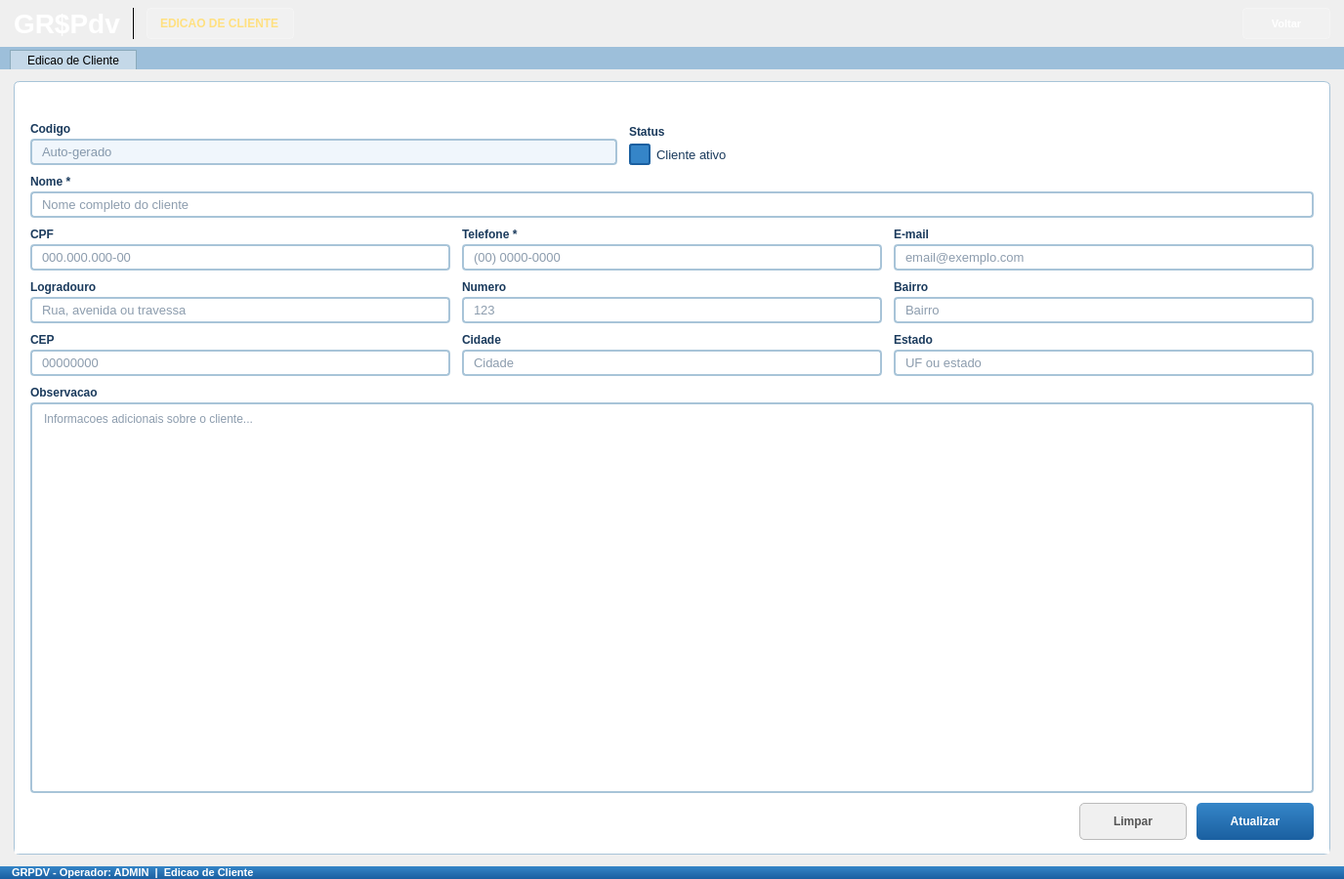
<?xml version="1.0" encoding="UTF-8"?>
<ui version="4.0">
 <class>CadastroCliente</class>
 <widget class="QWidget" name="CadastroCliente">
  <property name="geometry">
   <rect>
    <x>0</x>
    <y>0</y>
    <width>1376</width>
    <height>900</height>
   </rect>
  </property>
  <property name="windowTitle">
   <string>GR$Pdv - Edicao de Cliente</string>
  </property>
  <property name="styleSheet">
   <string notr="true">QWidget { font-family: Arial; }</string>
  </property>
  <layout class="QVBoxLayout" name="mainVLayout">
   <property name="spacing">
    <number>0</number>
   </property>
   <property name="leftMargin">
    <number>0</number>
   </property>
   <property name="topMargin">
    <number>0</number>
   </property>
   <property name="rightMargin">
    <number>0</number>
   </property>
   <property name="bottomMargin">
    <number>0</number>
   </property>
   <item>
    <widget class="QFrame" name="frameHeader">
     <property name="styleSheet">
      <string notr="true">
       QFrame#frameHeader {
        background: qlineargradient(x1:0, y1:0, x2:0, y2:1,
         stop:0 #3585c8, stop:1 #1a5fa0);
       }
      </string>
     </property>
     <layout class="QHBoxLayout" name="headerHLayout">
      <property name="spacing">
       <number>12</number>
      </property>
      <property name="leftMargin">
       <number>14</number>
      </property>
      <property name="topMargin">
       <number>8</number>
      </property>
      <property name="rightMargin">
       <number>14</number>
      </property>
      <property name="bottomMargin">
       <number>8</number>
      </property>
      <item>
       <widget class="QLabel" name="lblLogo">
        <property name="styleSheet">
         <string notr="true">color: white; font-size: 28px; font-weight: bold;</string>
        </property>
        <property name="text">
         <string>GR$Pdv</string>
        </property>
       </widget>
      </item>
      <item>
       <widget class="QFrame" name="frameSepHeader">
        <property name="styleSheet">
         <string notr="true">background-color: rgba(255,255,255,80);</string>
        </property>
        <property name="frameShape">
         <enum>QFrame::VLine</enum>
        </property>
       </widget>
      </item>
      <item>
       <widget class="QLabel" name="lblBadge">
        <property name="styleSheet">
         <string notr="true">
          QLabel {
           background-color: rgba(255,255,255,30);
           color: #ffe080;
           font-size: 12px;
           font-weight: bold;
           border: 1px solid rgba(255,255,255,60);
           border-radius: 4px;
           padding: 3px 10px;
          }
         </string>
        </property>
        <property name="text">
         <string>EDICAO DE CLIENTE</string>
        </property>
       </widget>
      </item>
      <item>
       <spacer name="headerSpacer">
        <property name="orientation">
         <enum>Qt::Horizontal</enum>
        </property>
        <property name="sizeHint" stdset="0">
         <size>
          <width>40</width>
          <height>10</height>
         </size>
        </property>
       </spacer>
      </item>
      <item>
       <widget class="QPushButton" name="btnVoltar">
        <property name="minimumSize">
         <size>
          <width>90</width>
          <height>32</height>
         </size>
        </property>
        <property name="styleSheet">
         <string notr="true">
          QPushButton {
           background-color: rgba(255,255,255,25);
           color: white;
           font-size: 11px;
           font-weight: bold;
           border: 1px solid rgba(255,255,255,60);
           border-radius: 4px;
           padding: 4px 12px;
          }
          QPushButton:hover  { background-color: rgba(255,255,255,40); }
          QPushButton:pressed{ background-color: rgba(255,255,255,15); }
         </string>
        </property>
        <property name="text">
         <string>Voltar</string>
        </property>
       </widget>
      </item>
     </layout>
    </widget>
   </item>
   <item>
    <widget class="QFrame" name="frameTabBar">
     <property name="styleSheet">
      <string notr="true">QFrame#frameTabBar { background-color: #9dbfda; }</string>
     </property>
     <layout class="QHBoxLayout" name="tabHLayout">
      <property name="leftMargin">
       <number>10</number>
      </property>
      <property name="topMargin">
       <number>3</number>
      </property>
      <property name="rightMargin">
       <number>0</number>
      </property>
      <property name="bottomMargin">
       <number>0</number>
      </property>
      <item>
       <widget class="QLabel" name="lblTabCadCliente">
        <property name="styleSheet">
         <string notr="true">
          QLabel {
           background-color: #c4d8e8;
           border: 1px solid #8aaabb;
           border-bottom: none;
           padding: 1px 14px;
           font-size: 12px;
          }
         </string>
        </property>
        <property name="text">
         <string>Edicao de Cliente</string>
        </property>
       </widget>
      </item>
      <item>
       <spacer name="horizontalSpacer">
        <property name="orientation">
         <enum>Qt::Horizontal</enum>
        </property>
        <property name="sizeHint" stdset="0">
         <size>
          <width>40</width>
          <height>20</height>
         </size>
        </property>
       </spacer>
      </item>
     </layout>
    </widget>
   </item>
   <item>
    <layout class="QHBoxLayout" name="conteudoHLayout">
     <property name="spacing">
      <number>12</number>
     </property>
     <property name="leftMargin">
      <number>14</number>
     </property>
     <property name="topMargin">
      <number>12</number>
     </property>
     <property name="rightMargin">
      <number>14</number>
     </property>
     <property name="bottomMargin">
      <number>12</number>
     </property>
     <item>
      <widget class="QFrame" name="frameFormulario">
       <property name="styleSheet">
        <string notr="true">
          QFrame#frameFormulario {
           background-color: #ffffff;
           border: 1px solid #a8c4d8;
           border-radius: 6px;
          }
         </string>
       </property>
       <layout class="QVBoxLayout" name="formularioVLayout">
        <property name="spacing">
         <number>0</number>
        </property>
        <property name="leftMargin">
         <number>0</number>
        </property>
        <property name="topMargin">
         <number>0</number>
        </property>
        <property name="rightMargin">
         <number>0</number>
        </property>
        <property name="bottomMargin">
         <number>0</number>
        </property>
        <item>
         <widget class="QLabel" name="lblFormTitle">
          <property name="styleSheet">
           <string notr="true">
             QLabel {
              background: qlineargradient(x1:0, y1:0, x2:0, y2:1,
               stop:0 #3585c8, stop:1 #1a5fa0);
              color: white;
              font-size: 13px;
              font-weight: bold;
              padding: 6px 14px;
              border-top-left-radius: 6px;
              border-top-right-radius: 6px;
             }
            </string>
          </property>
          <property name="text">
           <string>Editar Dados do Cliente</string>
          </property>
         </widget>
        </item>
        <item>
         <widget class="QFrame" name="frameCampos">
          <property name="styleSheet">
           <string notr="true">QFrame#frameCampos { background-color: #ffffff; }</string>
          </property>
          <layout class="QVBoxLayout" name="camposVLayout">
           <property name="spacing">
            <number>10</number>
           </property>
           <property name="leftMargin">
            <number>16</number>
           </property>
           <property name="topMargin">
            <number>14</number>
           </property>
           <property name="rightMargin">
            <number>16</number>
           </property>
           <property name="bottomMargin">
            <number>14</number>
           </property>
           <item>
            <layout class="QHBoxLayout" name="row0HLayout">
             <property name="spacing">
              <number>12</number>
             </property>
             <item>
              <layout class="QVBoxLayout" name="colCodigoVLayout">
               <property name="spacing">
                <number>3</number>
               </property>
               <item>
                <widget class="QLabel" name="lblCodigo">
                 <property name="styleSheet">
                  <string notr="true">font-size:12px; font-weight:bold; color:#1a3a5c;</string>
                 </property>
                 <property name="text">
                  <string>Codigo</string>
                 </property>
                </widget>
               </item>
               <item>
                <widget class="QLineEdit" name="lineEditCodigo">
                 <property name="styleSheet">
                  <string notr="true">QLineEdit{background-color:#f0f6fc;border:2px solid #a8c4d8;border-radius:4px;font-size:13px;color:#1a3a5c;padding:3px 8px;}QLineEdit:focus{border-color:#3585c8;background-color:#ffffff;}</string>
                 </property>
                 <property name="readOnly">
                  <bool>true</bool>
                 </property>
                 <property name="placeholderText">
                  <string>Auto-gerado</string>
                 </property>
                </widget>
               </item>
              </layout>
             </item>
             <item>
              <layout class="QVBoxLayout" name="colStatusVLayout">
               <property name="spacing">
                <number>3</number>
               </property>
               <item>
                <widget class="QLabel" name="lblStatus">
                 <property name="styleSheet">
                  <string notr="true">font-size:12px; font-weight:bold; color:#1a3a5c;</string>
                 </property>
                 <property name="text">
                  <string>Status</string>
                 </property>
                </widget>
               </item>
               <item>
                <widget class="QCheckBox" name="checkBoxAtivo">
                 <property name="styleSheet">
                  <string notr="true">QCheckBox{font-size:13px;color:#1a3a5c;spacing:6px;}QCheckBox::indicator{width:18px;height:18px;border:2px solid #a8c4d8;border-radius:3px;background:#ffffff;}QCheckBox::indicator:checked{background-color:#3585c8;border-color:#1a5fa0;}</string>
                 </property>
                 <property name="text">
                  <string>Cliente ativo</string>
                 </property>
                 <property name="checked">
                  <bool>true</bool>
                 </property>
                </widget>
               </item>
              </layout>
             </item>
             <item>
              <spacer name="row0Spacer">
               <property name="orientation">
                <enum>Qt::Horizontal</enum>
               </property>
               <property name="sizeHint" stdset="0">
                <size>
                 <width>40</width>
                 <height>20</height>
                </size>
               </property>
              </spacer>
             </item>
            </layout>
           </item>
           <item>
            <layout class="QVBoxLayout" name="colNomeVLayout">
             <property name="spacing">
              <number>3</number>
             </property>
             <item>
              <widget class="QLabel" name="lblNome">
               <property name="styleSheet">
                <string notr="true">font-size:12px; font-weight:bold; color:#1a3a5c;</string>
               </property>
               <property name="text">
                <string>Nome *</string>
               </property>
              </widget>
             </item>
             <item>
              <widget class="QLineEdit" name="lineEditNome">
               <property name="styleSheet">
                <string notr="true">QLineEdit{background-color:#ffffff;border:2px solid #a8c4d8;border-radius:4px;font-size:13px;color:#1a3a5c;padding:3px 8px;}QLineEdit:focus{border-color:#3585c8;}</string>
               </property>
               <property name="placeholderText">
                <string>Nome completo do cliente</string>
               </property>
              </widget>
             </item>
            </layout>
           </item>
           <item>
            <layout class="QHBoxLayout" name="row2HLayout">
             <property name="spacing">
              <number>12</number>
             </property>
             <item>
              <layout class="QVBoxLayout" name="colCpfVLayout">
               <property name="spacing">
                <number>3</number>
               </property>
               <item>
                <widget class="QLabel" name="lblCpf">
                 <property name="styleSheet">
                  <string notr="true">font-size:12px; font-weight:bold; color:#1a3a5c;</string>
                 </property>
                 <property name="text">
                  <string>CPF</string>
                 </property>
                </widget>
               </item>
               <item>
                <widget class="QLineEdit" name="lineEditCpf">
                 <property name="styleSheet">
                  <string notr="true">QLineEdit{background-color:#ffffff;border:2px solid #a8c4d8;border-radius:4px;font-size:13px;color:#1a3a5c;padding:3px 8px;}QLineEdit:focus{border-color:#3585c8;}</string>
                 </property>
                 <property name="placeholderText">
                  <string>000.000.000-00</string>
                 </property>
                </widget>
               </item>
              </layout>
             </item>
             <item>
              <layout class="QVBoxLayout" name="colTelefoneVLayout">
               <property name="spacing">
                <number>3</number>
               </property>
               <item>
                <widget class="QLabel" name="lblTelefone">
                 <property name="styleSheet">
                  <string notr="true">font-size:12px; font-weight:bold; color:#1a3a5c;</string>
                 </property>
                 <property name="text">
                  <string>Telefone *</string>
                 </property>
                </widget>
               </item>
               <item>
                <widget class="QLineEdit" name="lineEditTelefone">
                 <property name="styleSheet">
                  <string notr="true">QLineEdit{background-color:#ffffff;border:2px solid #a8c4d8;border-radius:4px;font-size:13px;color:#1a3a5c;padding:3px 8px;}QLineEdit:focus{border-color:#3585c8;}</string>
                 </property>
                 <property name="placeholderText">
                  <string>(00) 0000-0000</string>
                 </property>
                </widget>
               </item>
              </layout>
             </item>
             <item>
              <layout class="QVBoxLayout" name="colEmailVLayout">
               <property name="spacing">
                <number>3</number>
               </property>
               <item>
                <widget class="QLabel" name="lblEmail">
                 <property name="styleSheet">
                  <string notr="true">font-size:12px; font-weight:bold; color:#1a3a5c;</string>
                 </property>
                 <property name="text">
                  <string>E-mail</string>
                 </property>
                </widget>
               </item>
               <item>
                <widget class="QLineEdit" name="lineEditEmail">
                 <property name="styleSheet">
                  <string notr="true">QLineEdit{background-color:#ffffff;border:2px solid #a8c4d8;border-radius:4px;font-size:13px;color:#1a3a5c;padding:3px 8px;}QLineEdit:focus{border-color:#3585c8;}</string>
                 </property>
                 <property name="placeholderText">
                  <string>email@exemplo.com</string>
                 </property>
                </widget>
               </item>
              </layout>
             </item>
            </layout>
           </item>
           <item>
            <layout class="QHBoxLayout" name="row3HLayout">
             <property name="spacing">
              <number>12</number>
             </property>
             <item>
              <layout class="QVBoxLayout" name="colLogradouroVLayout">
               <property name="spacing">
                <number>3</number>
               </property>
               <item>
                <widget class="QLabel" name="lblLogradouro">
                 <property name="styleSheet">
                  <string notr="true">font-size:12px; font-weight:bold; color:#1a3a5c;</string>
                 </property>
                 <property name="text">
                  <string>Logradouro</string>
                 </property>
                </widget>
               </item>
               <item>
                <widget class="QLineEdit" name="lineEditLogradouro">
                 <property name="styleSheet">
                  <string notr="true">QLineEdit{background-color:#ffffff;border:2px solid #a8c4d8;border-radius:4px;font-size:13px;color:#1a3a5c;padding:3px 8px;}QLineEdit:focus{border-color:#3585c8;}</string>
                 </property>
                 <property name="placeholderText">
                  <string>Rua, avenida ou travessa</string>
                 </property>
                </widget>
               </item>
              </layout>
             </item>
             <item>
              <layout class="QVBoxLayout" name="colNumeroVLayout">
               <property name="spacing">
                <number>3</number>
               </property>
               <item>
                <widget class="QLabel" name="lblNumero">
                 <property name="styleSheet">
                  <string notr="true">font-size:12px; font-weight:bold; color:#1a3a5c;</string>
                 </property>
                 <property name="text">
                  <string>Numero</string>
                 </property>
                </widget>
               </item>
               <item>
                <widget class="QLineEdit" name="lineEditNumero">
                 <property name="styleSheet">
                  <string notr="true">QLineEdit{background-color:#ffffff;border:2px solid #a8c4d8;border-radius:4px;font-size:13px;color:#1a3a5c;padding:3px 8px;}QLineEdit:focus{border-color:#3585c8;}</string>
                 </property>
                 <property name="placeholderText">
                  <string>123</string>
                 </property>
                </widget>
               </item>
              </layout>
             </item>
             <item>
              <layout class="QVBoxLayout" name="colBairroVLayout">
               <property name="spacing">
                <number>3</number>
               </property>
               <item>
                <widget class="QLabel" name="lblBairro">
                 <property name="styleSheet">
                  <string notr="true">font-size:12px; font-weight:bold; color:#1a3a5c;</string>
                 </property>
                 <property name="text">
                  <string>Bairro</string>
                 </property>
                </widget>
               </item>
               <item>
                <widget class="QLineEdit" name="lineEditBairro">
                 <property name="styleSheet">
                  <string notr="true">QLineEdit{background-color:#ffffff;border:2px solid #a8c4d8;border-radius:4px;font-size:13px;color:#1a3a5c;padding:3px 8px;}QLineEdit:focus{border-color:#3585c8;}</string>
                 </property>
                 <property name="placeholderText">
                  <string>Bairro</string>
                 </property>
                </widget>
               </item>
              </layout>
             </item>
            </layout>
           </item>
           <item>
            <layout class="QHBoxLayout" name="row4HLayout">
             <property name="spacing">
              <number>12</number>
             </property>
             <item>
              <layout class="QVBoxLayout" name="colCepVLayout">
               <property name="spacing">
                <number>3</number>
               </property>
               <item>
                <widget class="QLabel" name="lblCep">
                 <property name="styleSheet">
                  <string notr="true">font-size:12px; font-weight:bold; color:#1a3a5c;</string>
                 </property>
                 <property name="text">
                  <string>CEP</string>
                 </property>
                </widget>
               </item>
               <item>
                <widget class="QLineEdit" name="lineEditCep">
                 <property name="styleSheet">
                  <string notr="true">QLineEdit{background-color:#ffffff;border:2px solid #a8c4d8;border-radius:4px;font-size:13px;color:#1a3a5c;padding:3px 8px;}QLineEdit:focus{border-color:#3585c8;}</string>
                 </property>
                 <property name="maxLength">
                  <number>8</number>
                 </property>
                 <property name="placeholderText">
                  <string>00000000</string>
                 </property>
                </widget>
               </item>
              </layout>
             </item>
             <item>
              <layout class="QVBoxLayout" name="colCidadeVLayout">
               <property name="spacing">
                <number>3</number>
               </property>
               <item>
                <widget class="QLabel" name="lblCidade">
                 <property name="styleSheet">
                  <string notr="true">font-size:12px; font-weight:bold; color:#1a3a5c;</string>
                 </property>
                 <property name="text">
                  <string>Cidade</string>
                 </property>
                </widget>
               </item>
               <item>
                <widget class="QLineEdit" name="lineEditCidade">
                 <property name="styleSheet">
                  <string notr="true">QLineEdit{background-color:#ffffff;border:2px solid #a8c4d8;border-radius:4px;font-size:13px;color:#1a3a5c;padding:3px 8px;}QLineEdit:focus{border-color:#3585c8;}</string>
                 </property>
                 <property name="placeholderText">
                  <string>Cidade</string>
                 </property>
                </widget>
               </item>
              </layout>
             </item>
             <item>
              <layout class="QVBoxLayout" name="colEstadoVLayout">
               <property name="spacing">
                <number>3</number>
               </property>
               <item>
                <widget class="QLabel" name="lblEstado">
                 <property name="styleSheet">
                  <string notr="true">font-size:12px; font-weight:bold; color:#1a3a5c;</string>
                 </property>
                 <property name="text">
                  <string>Estado</string>
                 </property>
                </widget>
               </item>
               <item>
                <widget class="QLineEdit" name="lineEditEstado">
                 <property name="styleSheet">
                  <string notr="true">QLineEdit{background-color:#ffffff;border:2px solid #a8c4d8;border-radius:4px;font-size:13px;color:#1a3a5c;padding:3px 8px;}QLineEdit:focus{border-color:#3585c8;}</string>
                 </property>
                 <property name="placeholderText">
                  <string>UF ou estado</string>
                 </property>
                </widget>
               </item>
              </layout>
             </item>
            </layout>
           </item>
           <item>
            <layout class="QVBoxLayout" name="colObsVLayout">
             <property name="spacing">
              <number>3</number>
             </property>
             <item>
              <widget class="QLabel" name="lblObservacao">
               <property name="styleSheet">
                <string notr="true">font-size:12px; font-weight:bold; color:#1a3a5c;</string>
               </property>
               <property name="text">
                <string>Observacao</string>
               </property>
              </widget>
             </item>
             <item>
              <widget class="QPlainTextEdit" name="plainTextObservacao">
               <property name="styleSheet">
                <string notr="true">QPlainTextEdit{background-color:#ffffff;border:2px solid #a8c4d8;border-radius:4px;font-size:12px;color:#1a3a5c;padding:4px 8px;}QPlainTextEdit:focus{border-color:#3585c8;}</string>
               </property>
               <property name="placeholderText">
                <string>Informacoes adicionais sobre o cliente...</string>
               </property>
              </widget>
             </item>
            </layout>
           </item>
           <item>
            <layout class="QHBoxLayout" name="botoesHLayout">
             <property name="spacing">
              <number>10</number>
             </property>
             <item>
              <spacer name="btnSpacer">
               <property name="orientation">
                <enum>Qt::Horizontal</enum>
               </property>
               <property name="sizeHint" stdset="0">
                <size>
                 <width>40</width>
                 <height>10</height>
                </size>
               </property>
              </spacer>
             </item>
             <item>
              <widget class="QPushButton" name="btnLimpar">
               <property name="minimumSize">
                <size>
                 <width>110</width>
                 <height>38</height>
                </size>
               </property>
               <property name="styleSheet">
                <string notr="true">QPushButton{background-color:#f0f0f0;color:#555555;font-size:12px;font-weight:bold;border:1px solid #bbbbbb;border-radius:5px;padding:5px 14px;}QPushButton:hover{background-color:#e0e0e0;}QPushButton:pressed{background-color:#cccccc;}</string>
               </property>
               <property name="text">
                <string>Limpar</string>
               </property>
              </widget>
             </item>
             <item>
              <widget class="QPushButton" name="btnSalvar">
               <property name="minimumSize">
                <size>
                 <width>120</width>
                 <height>38</height>
                </size>
               </property>
               <property name="styleSheet">
                <string notr="true">QPushButton{background:qlineargradient(x1:0,y1:0,x2:0,y2:1,stop:0 #3585c8,stop:1 #1a5fa0);color:white;font-size:12px;font-weight:bold;border:none;border-radius:5px;padding:5px 14px;}QPushButton:hover{background:#2a74b8;}QPushButton:pressed{background:#1a5fa0;}</string>
               </property>
               <property name="text">
                <string>Atualizar</string>
               </property>
               <property name="shortcut">
                <string>Return</string>
               </property>
              </widget>
             </item>
            </layout>
           </item>
          </layout>
         </widget>
        </item>
       </layout>
      </widget>
     </item>
    </layout>
   </item>
   <item>
    <widget class="QFrame" name="frameStatusBar">
     <property name="styleSheet">
      <string notr="true">QFrame#frameStatusBar {background: qlineargradient(x1:0, y1:0, x2:0, y2:1,stop:0 #3585c8, stop:1 #1a5fa0);}</string>
     </property>
     <layout class="QHBoxLayout" name="statusHLayout">
      <property name="leftMargin">
       <number>12</number>
      </property>
      <property name="topMargin">
       <number>0</number>
      </property>
      <property name="rightMargin">
       <number>12</number>
      </property>
      <property name="bottomMargin">
       <number>0</number>
      </property>
      <item>
       <widget class="QLabel" name="lblStatusBar">
        <property name="styleSheet">
         <string notr="true">color: white; font-size: 11px; font-weight: bold;</string>
        </property>
        <property name="text">
         <string>GRPDV - Operador: ADMIN  |  Edicao de Cliente</string>
        </property>
       </widget>
      </item>
      <item>
       <spacer name="statusSpacer">
        <property name="orientation">
         <enum>Qt::Horizontal</enum>
        </property>
        <property name="sizeHint" stdset="0">
         <size>
          <width>40</width>
          <height>10</height>
         </size>
        </property>
       </spacer>
      </item>
     </layout>
    </widget>
   </item>
  </layout>
 </widget>
 <resources/>
 <connections/>
</ui>
